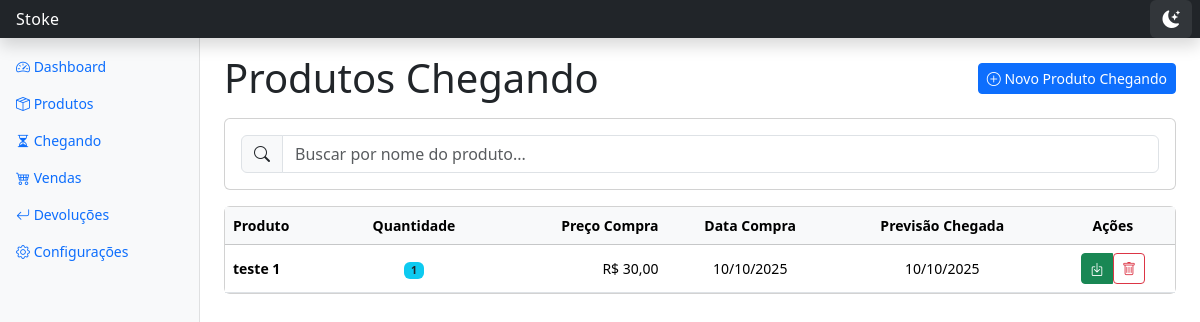
/chegando/, run on an earlier commit of the app's database.
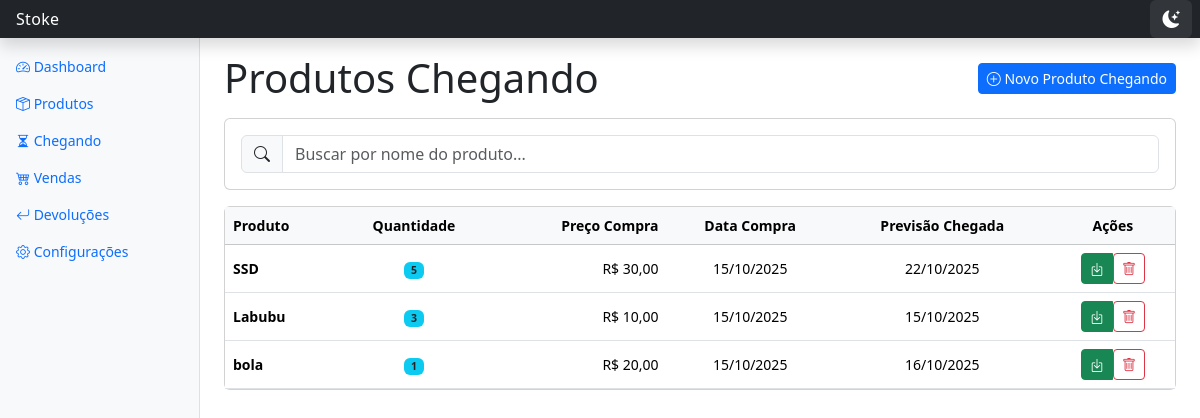
And on a later commit of the database.
### inventario/models.py (models this page shows, shortened)
class ProdutoChegando(models.Model):
    nome = models.CharField('Nome do Produto', max_length=255)
    quantidade = models.PositiveIntegerField('Quantidade')
    preco_compra = models.DecimalField('Preço de Compra', max_digits=10, decimal_places=2)
    fornecedor = models.ForeignKey(Fornecedor, on_delete=models.PROTECT, related_name='produtos_chegando', null=True, blank=True)
    data_compra = models.DateField('Data da Compra', default=timezone.now)
    data_prevista_chegada = models.DateField('Previsão de Chegada', blank=True, null=True)
    observacoes = models.TextField('Observações', blank=True, null=True)
    incluido_estoque = models.BooleanField('Já Incluído no Estoque', default=False)
    data_inclusao = models.DateTimeField('Data de Inclusão no Estoque', blank=True, null=True)
    produto_existente = models.ForeignKey(Produto, on_delete=models.SET_NULL, null=True, blank=True, related_name='produtos_chegando')
    class Meta:
        verbose_name = 'Produto Chegando'
        verbose_name_plural = 'Produtos Chegando'
        ordering = ['-data_compra']

### inventario/views.py (the view)
# urls.py: path('chegando/', views.listar_produtos_chegando, name='listar_produtos_chegando'),
def listar_produtos_chegando(request):
    query = request.GET.get('q', '').strip()
    produtos_chegando = ProdutoChegando.objects.filter(incluido_estoque=False)
    if query:
        produtos_chegando = produtos_chegando.filter(nome__icontains=query)
    produtos_chegando = produtos_chegando.order_by('-data_compra')
    return render(request, 'inventario/listar_produtos_chegando.html', {
        'produtos_chegando': produtos_chegando,
        'query_atual': query,
    })

### inventario/templates/inventario/listar_produtos_chegando.html (shortened to what this page needs)
{% extends 'inventario/base.html' %}
{% block content %}
<div class="row align-items-center mb-3">
    <div class="col-12 col-md-6">
        <h1 class="mb-2 mb-md-0">Produtos Chegando</h1>
    </div>
    <div class="col-12 col-md-6">
        <div class="d-flex justify-content-md-end">
            <a href="{% url 'inventario:criar_produto_chegando' %}" class="btn btn-primary btn-sm">
                <i class="bi bi-plus-circle"></i> Novo Produto Chegando
            </a>
        </div>
    </div>
</div>
<div class="card mb-3">
    <div class="card-body py-3">
        <form method="get">
            <div class="input-group">
                <span class="input-group-text"><i class="bi bi-search"></i></span>
                <input type="text" class="form-control" placeholder="Buscar por nome do produto..." name="q" value="{{ query_atual }}">
            </div>
        </form>
    </div>
</div>
<div class="card d-none d-lg-block">
    <div class="card-body p-0">
        <div class="table-responsive">
            <table class="table table-hover mb-0">
                <thead class="table-light">
                    <tr>
                        <th>Produto</th>
                        <th class="text-center">Quantidade</th>
                        <th class="text-end">Preço Compra</th>
                        <th class="text-center">Data Compra</th>
                        <th class="text-center">Previsão Chegada</th>
                        <th class="text-center">Ações</th>
                    </tr>
                </thead>
                <tbody>
                    {% for produto in produtos_chegando %}
                    <tr class="align-middle">
                        <td class="fw-semibold">{{ produto.nome }}</td>
                        <td class="text-center"><span class="badge bg-info text-dark">{{ produto.quantidade }}</span></td>
                        <td class="text-end">R$ {{ produto.preco_compra|floatformat:2 }}</td>
                        <td class="text-center">{{ produto.data_compra|date:"d/m/Y" }}</td>
                        <td class="text-center">{{ produto.data_prevista_chegada|date:"d/m/Y"|default:"—" }}</td>
                        <td class="text-center">
                            <div class="btn-group">
                                <a href="{% url 'inventario:incluir_no_estoque' pk=produto.pk %}" class="btn btn-sm btn-success" title="Incluir no Estoque">
                                    <i class="bi bi-box-arrow-in-down"></i>
                                </a>
                                <form action="{% url 'inventario:excluir_produto_chegando' pk=produto.pk %}" method="post" class="d-inline" onsubmit="return confirm('Excluir este produto chegando?');">
                                    <button type="submit" class="btn btn-sm btn-outline-danger" title="Excluir">
                                        <i class="bi bi-trash"></i>
                                    </button>
                                </form>
                            </div>
                        </td>
                    </tr>
                    {% endfor %}
                </tbody>
            </table>
        </div>
    </div>
</div>
{% endblock %}

What changed in the data, as far as the page shows it:
no longer on this page (row edited): ProdutoChegando: nome "teste 1", quantidade "1", preco_compra "30,00", data_compra "10/10/2025", data_prevista_chegada "10/10/2025"
added ProdutoChegando: nome "SSD", quantidade "5", preco_compra "30,00", data_compra "15/10/2025", data_prevista_chegada "22/10/2025"
added ProdutoChegando: nome "Labubu", quantidade "3", preco_compra "10,00", data_compra "15/10/2025", data_prevista_chegada "15/10/2025"
added ProdutoChegando: nome "bola", quantidade "1", preco_compra "20,00", data_compra "15/10/2025", data_prevista_chegada "16/10/2025"
